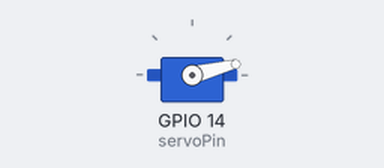
A sketch run on a simulated ESP32. Shown: servo.

Above: at 0.05 s.
At 0.25 s:
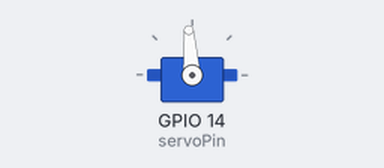
At 0.45 s:
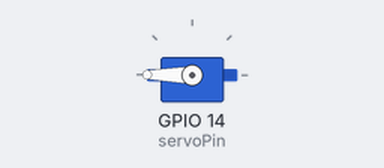
At 0.85 s:
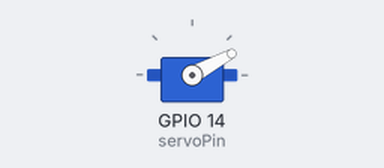
Timing chart, 0 to 3.0 s (numbered marks = the images above):
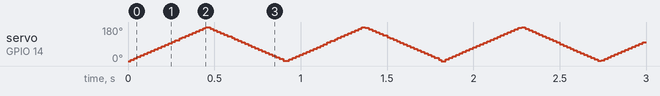

The sketch:

servoVas.ino
```cpp
#include <ESP32Servo.h>

// Define the servo and the pin it is connected to
Servo myServo;
const int servoPin = 14;

// Define the minimum and maximum pulse widths for the servo
const int minPulseWidth = 500;  // 0.5 ms
const int maxPulseWidth = 2500; // 2.5 ms

void setup() {
  // Attach the servo to the specified pin and set its pulse width range
  myServo.attach(servoPin, minPulseWidth, maxPulseWidth);

  // Set the PWM frequency for the servo
  myServo.setPeriodHertz(50); // Standard 50Hz servo
}

void loop() {
  // Faster sweep from 0 to 180 degrees
  for (int angle = 0; angle <= 180; angle += 2) {
    int pulseWidth = map(angle, 0, 180, minPulseWidth, maxPulseWidth);
    myServo.writeMicroseconds(pulseWidth);
    delay(5); // Reduced delay to speed up
  }

  // Faster sweep from 180 to 0 degrees
  for (int angle = 180; angle >= 0; angle -= 2) {
    int pulseWidth = map(angle, 0, 180, minPulseWidth, maxPulseWidth);
    myServo.writeMicroseconds(pulseWidth);
    delay(5); // Reduced delay to speed up
  }
}
```
